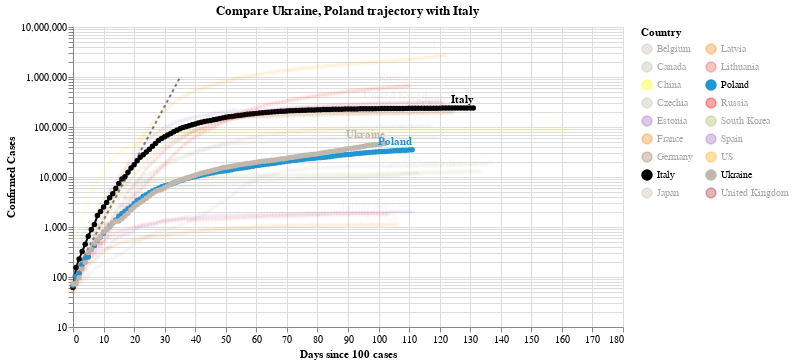

The notebook cell saved with this chart:
### Code cell
#hide_input
chart2 = make_since_chart(dff2, ['Ukraine', 'Poland'], baseline_countries)
chart2

### Figure 1 — Vega-Lite specification as saved in the notebook (floating-point values rounded to 4 significant figures; data arrays with more than 128 entries replaced by an {"elided": "..."} marker saying what was removed)
{"config": {"view": {"continuousWidth": 400, "continuousHeight": 300}}, "layer": [{"data": {"name": "data-628230001892d6798b50651be41d1b3e"}, "mark": {"type": "line", "color": "black", "opacity": 0.5, "strokeDash": [3, 3]}, "encoding": {"x": {"type": "quantitative", "field": "Days since 100 cases"}, "y": {"type": "quantitative", "field": "Confirmed Cases"}}}, {"data": {"name": "data-db2d78b6054fc7c4367406ce7be34d7f"}, "mark": {"type": "line", "point": true}, "encoding": {"color": {"type": "nominal", "field": "Country", "legend": {"columns": 2}, "scale": {"domain": ["Belgium", "Canada", "China", "Czechia", "Estonia", "France", "Germany", "Italy", "Japan", "Latvia", "Lithuania", "Poland", "Russia", "South Korea", "Spain", "US", "Ukraine", "United Kingdom"], "range": ["#C1B7AD", "#C1B7AD", "yellow", "#C1B7AD", "#9467bd", "#F58518", "#9D755D", "black", "#C1B7AD", "#F58518", "#E45756", "#2495D3", "red", "#A1BA59", "#9467bd", "orange", "#C1B7AD", "brown"]}}, "opacity": {"condition": {"value": 1, "selection": "selector003"}, "value": 0.05}, "tooltip": [{"type": "nominal", "field": "Country"}, {"type": "temporal", "field": "Date"}, {"type": "quantitative", "field": "Confirmed Cases"}, {"type": "quantitative", "field": "Days since 100 cases"}], "x": {"type": "quantitative", "field": "Days since 100 cases"}, "y": {"type": "quantitative", "field": "Confirmed Cases", "scale": {"type": "log"}}}, "selection": {"selector003": {"type": "multi", "fields": ["Country"], "bind": "legend", "init": [{"Country": "Ukraine"}, {"Country": "Poland"}, {"Country": "Italy"}]}}, "width": 550}, {"data": {"name": "data-db2d78b6054fc7c4367406ce7be34d7f"}, "mark": {"type": "text", "align": "right", "dy": -8, "fontWeight": "bold"}, "encoding": {"color": {"type": "nominal", "field": "Country", "legend": {"columns": 2}, "scale": {"domain": ["Belgium", "Canada", "China", "Czechia", "Estonia", "France", "Germany", "Italy", "Japan", "Latvia", "Lithuania", "Poland", "Russia", "South Korea", "Spain", "US", "Ukraine", "United Kingdom"], "range": ["#C1B7AD", "#C1B7AD", "yellow", "#C1B7AD", "#9467bd", "#F58518", "#9D755D", "black", "#C1B7AD", "#F58518", "#E45756", "#2495D3", "red", "#A1BA59", "#9467bd", "orange", "#C1B7AD", "brown"]}}, "opacity": {"condition": {"value": 1, "selection": "selector003"}, "value": 0.05}, "text": {"type": "nominal", "field": "Country"}, "tooltip": [{"type": "nominal", "field": "Country"}, {"type": "temporal", "field": "Date"}, {"type": "quantitative", "field": "Confirmed Cases"}, {"type": "quantitative", "field": "Days since 100 cases"}], "x": {"type": "quantitative", "field": "Days since 100 cases"}, "y": {"type": "quantitative", "field": "Confirmed Cases", "scale": {"type": "log"}}}, "transform": [{"filter": "(datum['Date'] >= 1593648000000)"}], "width": 550}], "title": "Compare Ukraine, Poland trajectory with Italy", "$schema": "https://vega.github.io/schema/vega-lite/v4.0.2.json", "datasets": {"data-628230001892d6798b50651be41d1b3e": [{"Days since 100 cases": 0, "Confirmed Cases": 100.0}, {"Days since 100 cases": 1, "Confirmed Cases": 130.0}, {"Days since 100 cases": 2, "Confirmed Cases": 169.0}, {"Days since 100 cases": 3, "Confirmed Cases": 219.7}, {"Days since 100 cases": 4, "Confirmed Cases": 285.6}, {"Days since 100 cases": 5, "Confirmed Cases": 371.3}, {"Days since 100 cases": 6, "Confirmed Cases": 482.7}, {"Days since 100 cases": 7, "Confirmed Cases": 627.5}, {"Days since 100 cases": 8, "Confirmed Cases": 815.7}, {"Days since 100 cases": 9, "Confirmed Cases": 1060.0}, {"Days since 100 cases": 10, "Confirmed Cases": 1379.0}, {"Days since 100 cases": 11, "Confirmed Cases": 1792.0}, {"Days since 100 cases": 12, "Confirmed Cases": 2330.0}, {"Days since 100 cases": 13, "Confirmed Cases": 3029.0}, {"Days since 100 cases": 14, "Confirmed Cases": 3937.0}, {"Days since 100 cases": 15, "Confirmed Cases": 5119.0}, {"Days since 100 cases": 16, "Confirmed Cases": 6654.0}, {"Days since 100 cases": 17, "Confirmed Cases": 8650.0}, {"Days since 100 cases": 18, "Confirmed Cases": 11250.0}, {"Days since 100 cases": 19, "Confirmed Cases": 14620.0}, {"Days since 100 cases": 20, "Confirmed Cases": 19000.0}, {"Days since 100 cases": 21, "Confirmed Cases": 24710.0}, {"Days since 100 cases": 22, "Confirmed Cases": 32120.0}, {"Days since 100 cases": 23, "Confirmed Cases": 41750.0}, {"Days since 100 cases": 24, "Confirmed Cases": 54280.0}, {"Days since 100 cases": 25, "Confirmed Cases": 70560.0}, {"Days since 100 cases": 26, "Confirmed Cases": 91730.0}, {"Days since 100 cases": 27, "Confirmed Cases": 119300.0}, {"Days since 100 cases": 28, "Confirmed Cases": 155000.0}, {"Days since 100 cases": 29, "Confirmed Cases": 201500.0}, {"Days since 100 cases": 30, "Confirmed Cases": 262000.0}, {"Days since 100 cases": 31, "Confirmed Cases": 340600.0}, {"Days since 100 cases": 32, "Confirmed Cases": 442800.0}, {"Days since 100 cases": 33, "Confirmed Cases": 575600.0}, {"Days since 100 cases": 34, "Confirmed Cases": 748300.0}, {"Days since 100 cases": 35, "Confirmed Cases": 972800.0}], "data-db2d78b6054fc7c4367406ce7be34d7f": {"elided": "2188 records"}}}
